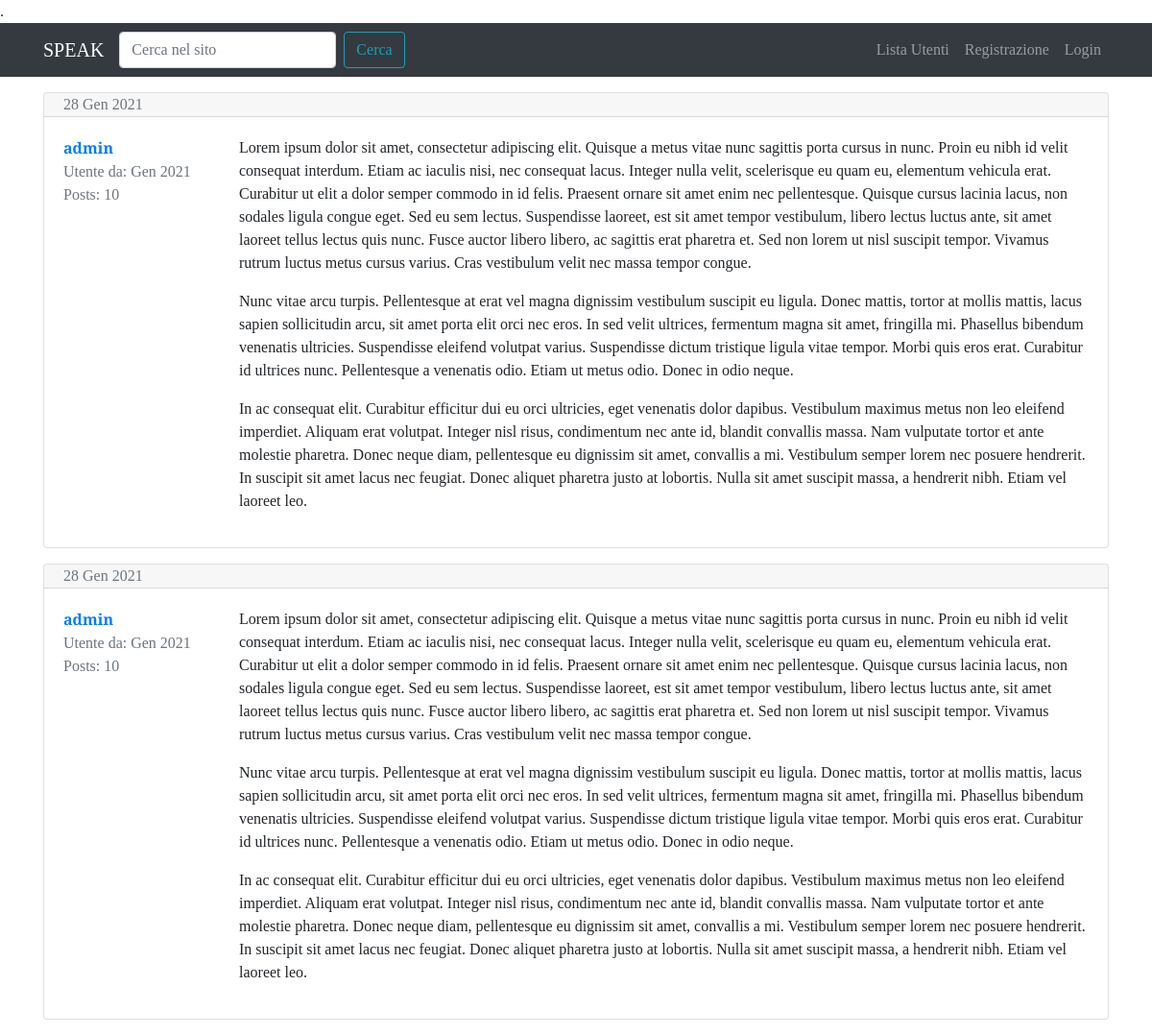
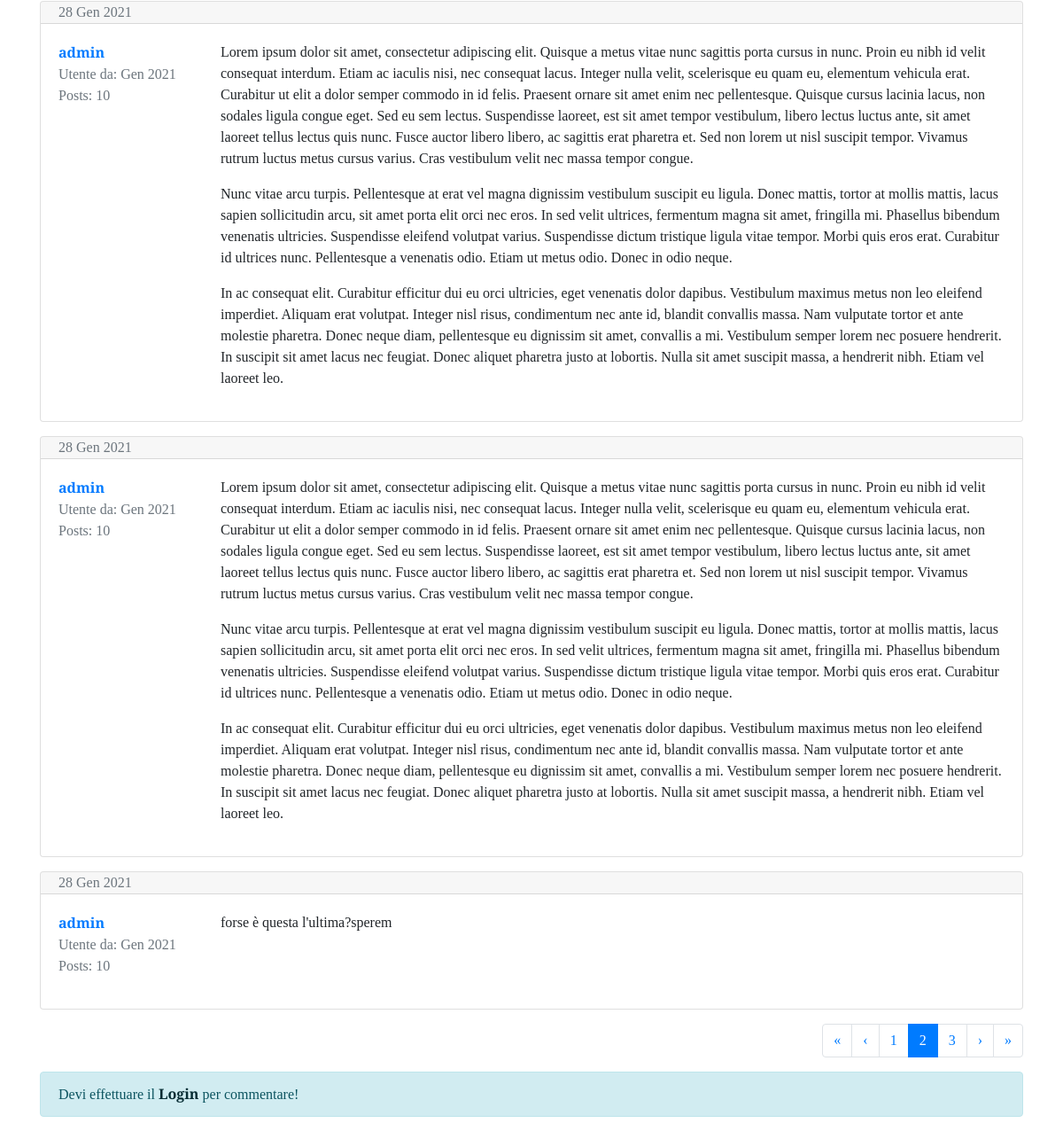
Page /forum/discussione/7/?pagina=2 on the committed database (2 pictures, top to bottom).
### forum/models.py (models this page shows, shortened)
class Post(models.Model):
    autore_post = models.ForeignKey(User, on_delete=models.CASCADE, related_name="posts")
    contenuto = models.TextField()
    data_creazione = models.DateTimeField(auto_now_add=True)
    discussione = models.ForeignKey(Discussione, on_delete=models.CASCADE)
    class Meta:
        verbose_name = "Post"
        verbose_name_plural = "Posts"

### forum/views.py (the view)
# urls.py: path('discussione/<int:pk>/', views.visualizza_discussione, name="visualizza_discussione"),
def visualizza_discussione(request, pk):
    discussione = get_object_or_404(Discussione, pk=pk)
    posts_discussione = Post.objects.filter(discussione=discussione)
    paginator = Paginator(posts_discussione, 5)
    page = request.GET.get("pagina") # prendo il valore della pagina corrispondente, dalla barra degli URL tramite GET
    posts = paginator.get_page(page) # chiamo il metodo get_page dell'istanza paginator a cui passo la pagina in cui ci troviamo
    form_commento = PostModelForm() # aggiungo il Form dei commenti, per visualizzarlo nella discussione ("pagina" è il nome dato da noi)
    context = {
                "discussione": discussione,
                "posts_discussione": posts,
                "form_commento": form_commento}
    return render(request, "forum/singola_discussione.html", context)

### forum/forms.py
class PostModelForm(forms.ModelForm): # Form per creare i commenti (che sono cmq Post) in usa discussione
    class Meta:
        model = Post
        fields = ["contenuto"]
        widgets = {
            "contenuto": forms.Textarea(attrs={"rows": 5})
        }
        labels = {
            "contenuto": "Messaggio"
        }

### forum/models.py (called while the page is built)
    def __str__(self):
        return self.nome_sezione

### forum/templates/forum/singola_discussione.html (shortened to what this page needs)
{% extends 'base.html' %}
{% block content %}
    {% for post in posts_discussione %}
        <div class="card my-3">
            {% if forloop.first and not "pagina" in request.get_full_path %}
            <div class="card-header pb-0">
                <h3>{{ discussione.titolo }}</h3>
                <p class="text-muted">{{ discussione.data_creazione|date:"D d M Y" }}
                <br>in: {{ discussione.sezione_appartenenza }}</p>
            </div>
            {% else %}
                <div class="card-header py-0">
                    <span class="text-muted mb-0">{{ post.data_creazione|date:"d M Y" }}</span>
                </div>
            {% endif %}
            <div class="card-body">
                <div class="row">
                    <div class="col-xl-2 col-4">
                        <p class="mb-0"><a href="{% url 'user_profile' username=post.autore_post.username %}"><strong>{{ post.autore_post }}</strong></a></p>
                        <p class="text-muted mb-0">Utente da: {{ post.autore_post.date_joined|date:"M Y" }}</p>
                        <p class=" text-muted">Posts: {{ post.autore_post.posts.count }}</p>
                    </div>
                    <div class="col-xl-10 col-8">
                        <p class="my-0">{{ post.contenuto|linebreaks }}</p>
                    </div>
                </div>
            </div>
        </div>
    {% endfor %}
    <nav aria-label="Pagination">
        <ul class="pagination justify-content-end">
        {% if posts_discussione.has_previous %}
            <li class="page-item"><a class="page-link" href="?pagina=1">&laquo;</a></li>
            <li class="page-item"></li><a class="page-link" href="?pagina={{ posts_discussione.previous_page_number }}">&lsaquo;</a></li>
        {% endif %}
        {% if posts_discussione.paginator.num_pages > 1 %}
            {% for i in posts_discussione.paginator.page_range %}
                {% if posts_discussione.number == i %}
                    <li class="page-item active"><span class="page-link">{{ i }} <span class="sr-only">(current)</span></span></li>
                {% else %}
                    <li class="page-item"><a class="page-link" href="?pagina={{ i }}">{{ i }}</a></li>
                {% endif %}
            {% endfor %}
        {% endif %}
        {% if posts_discussione.has_next %}
            <li class="page-item"><a class="page-link" href="?pagina={{ posts_discussione.next_page_number }}">&rsaquo;</a></li>
            <li class="page-item"><a class="page-link" href="?pagina={{ posts_discussione.paginator.num_pages }}">&raquo;</a></li>
        {% endif %}
        </ul>
      </nav>
    {% if request.user.is_authenticated %}
        {% include 'forum/form_commento.html' %}
    {% else %}
        <div class="alert alert-info" role="alert">
            Devi effettuare il <a href="{% url 'login' %}?next={{ request.get_full_path }}" class="alert-link">Login</a> per commentare!
        </div>
    {% endif %}
{% endblock content %}

### static-storage/css/speak.css (style rules this page uses)
body { font-family: 'Slabo 27px', serif; }

### rows in the picture
Post: data_creazione "28 Gen 2021", autore_post "admin", autore_post.date_joined "Gen 2021", autore_post.posts.count "10", contenuto "Lorem ipsum dolor sit amet, consectetur adipiscing elit. Quisque a metus vitae nunc sagittis porta cursus in nunc. Proin eu nibh id velit consequat interdum. Etiam ac iaculis nisi, nec consequat lacus. Integer nulla velit, scelerisque eu quam eu, elementum vehicula erat. Curabitur ut elit a dolor semper commodo in id felis. Praesent ornare sit amet enim nec pellentesque. Quisque cursus lacinia lacus, non sodales ligula congue eget. Sed eu sem lectus. Suspendisse laoreet, est sit amet tempor vestibulum, libero lectus luctus ante, sit amet laoreet tellus lectus quis nunc. Fusce auctor libero libero, ac sagittis erat pharetra et. Sed non lorem ut nisl suscipit tempor. Vivamus rutrum luctus…"
Post: data_creazione "28 Gen 2021", autore_post "admin", autore_post.date_joined "Gen 2021", autore_post.posts.count "10", contenuto "Lorem ipsum dolor sit amet, consectetur adipiscing elit. Quisque a metus vitae nunc sagittis porta cursus in nunc. Proin eu nibh id velit consequat interdum. Etiam ac iaculis nisi, nec consequat lacus. Integer nulla velit, scelerisque eu quam eu, elementum vehicula erat. Curabitur ut elit a dolor semper commodo in id felis. Praesent ornare sit amet enim nec pellentesque. Quisque cursus lacinia lacus, non sodales ligula congue eget. Sed eu sem lectus. Suspendisse laoreet, est sit amet tempor vestibulum, libero lectus luctus ante, sit amet laoreet tellus lectus quis nunc. Fusce auctor libero libero, ac sagittis erat pharetra et. Sed non lorem ut nisl suscipit tempor. Vivamus rutrum luctus…"
Post: data_creazione "28 Gen 2021", autore_post "admin", autore_post.date_joined "Gen 2021", autore_post.posts.count "10", contenuto "Lorem ipsum dolor sit amet, consectetur adipiscing elit. Quisque a metus vitae nunc sagittis porta cursus in nunc. Proin eu nibh id velit consequat interdum. Etiam ac iaculis nisi, nec consequat lacus. Integer nulla velit, scelerisque eu quam eu, elementum vehicula erat. Curabitur ut elit a dolor semper commodo in id felis. Praesent ornare sit amet enim nec pellentesque. Quisque cursus lacinia lacus, non sodales ligula congue eget. Sed eu sem lectus. Suspendisse laoreet, est sit amet tempor vestibulum, libero lectus luctus ante, sit amet laoreet tellus lectus quis nunc. Fusce auctor libero libero, ac sagittis erat pharetra et. Sed non lorem ut nisl suscipit tempor. Vivamus rutrum luctus…"
Post: data_creazione "28 Gen 2021", autore_post "admin", autore_post.date_joined "Gen 2021", autore_post.posts.count "10", contenuto "Lorem ipsum dolor sit amet, consectetur adipiscing elit. Quisque a metus vitae nunc sagittis porta cursus in nunc. Proin eu nibh id velit consequat interdum. Etiam ac iaculis nisi, nec consequat lacus. Integer nulla velit, scelerisque eu quam eu, elementum vehicula erat. Curabitur ut elit a dolor semper commodo in id felis. Praesent ornare sit amet enim nec pellentesque. Quisque cursus lacinia lacus, non sodales ligula congue eget. Sed eu sem lectus. Suspendisse laoreet, est sit amet tempor vestibulum, libero lectus luctus ante, sit amet laoreet tellus lectus quis nunc. Fusce auctor libero libero, ac sagittis erat pharetra et. Sed non lorem ut nisl suscipit tempor. Vivamus rutrum luctus…"
Post: data_creazione "28 Gen 2021", autore_post "admin", autore_post.date_joined "Gen 2021", autore_post.posts.count "10", contenuto "forse è questa l'ultima?sperem"

### other values in the picture
{{ i }} "1" "3"
{{ i }} "2"
